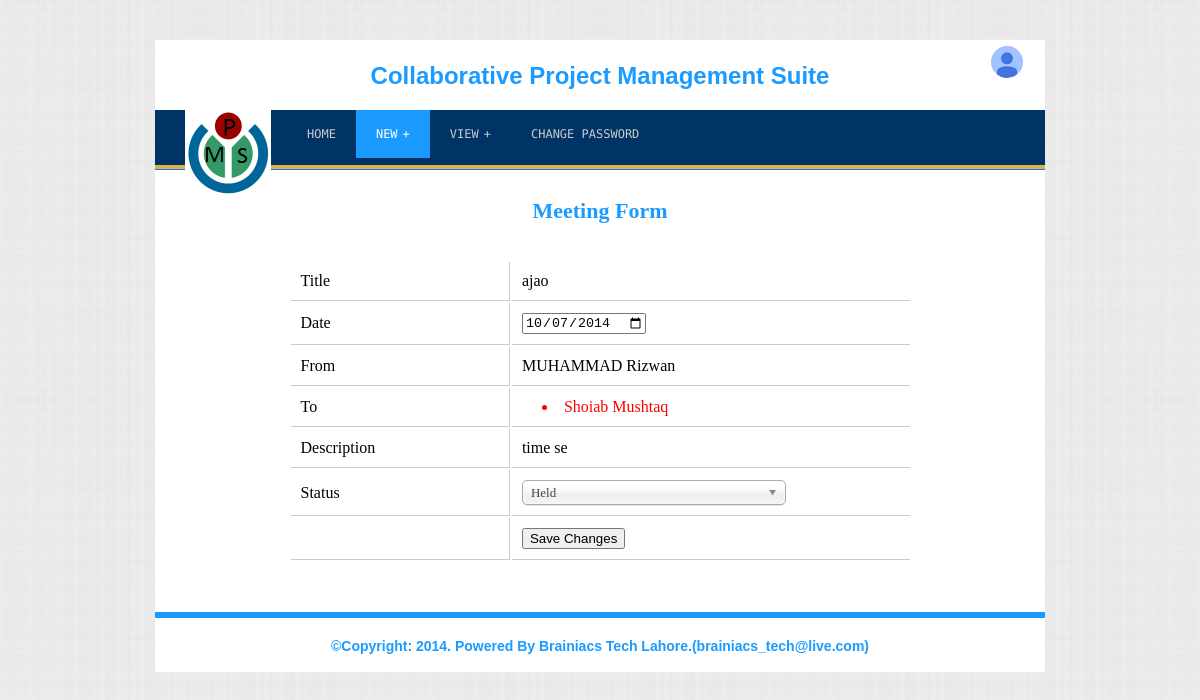
The page /pm/update_meeting.php?meetingid=87 (signed in) on the database its author committed.
### tables this page shows
CREATE TABLE IF NOT EXISTS `meetings` (
  `id` int(11) NOT NULL AUTO_INCREMENT,
  `callerid` int(11) NOT NULL,
  `title` varchar(200) NOT NULL,
  `meetingdate` datetime NOT NULL,
  `description` text NOT NULL,
  `status` tinyint(4) NOT NULL,
  `created` datetime NOT NULL,
  `recevier` varchar(1000) NOT NULL,
  PRIMARY KEY (`id`)
);

CREATE TABLE IF NOT EXISTS `users` (
  `id` int(11) NOT NULL AUTO_INCREMENT,
  `fname` varchar(100) NOT NULL,
  `lname` varchar(100) NOT NULL,
  `gender` tinyint(4) NOT NULL,
  `nic` varchar(20) NOT NULL,
  `email` varchar(100) DEFAULT NULL,
  `phone` varchar(50) DEFAULT NULL,
  `qualification` varchar(50) NOT NULL,
  `joiningdate` datetime NOT NULL,
  `username` varchar(50) NOT NULL,
  `password` varchar(100) NOT NULL,
  `usertype_id` tinyint(4) NOT NULL,
  `pmid` int(11) DEFAULT NULL,
  `address` varchar(500) DEFAULT NULL,
  `status` tinyint(4) NOT NULL,
  `created` datetime NOT NULL,
  PRIMARY KEY (`id`)
);

### pm/functions.php (called while the page is built, shortened)
<?php
function get_user_name($user_id) {
	$query = mysql_query("SELECT fname,lname FROM users WHERE id='$user_id'");
	$count = @mysql_num_rows($query);
	if ($count > 0) {
		$row = mysql_fetch_array($query);
		return $row;
	} else echo 'no';
}
    ?>

### pm/update_meeting.php (the view, shortened to what this page needs)
<!DOCTYPE html PUBLIC "-//W3C//DTD XHTML 1.0 Transitional//EN" "http://www.w3.org/TR/xhtml1/DTD/xhtml1-transitional.dtd">
<html xmlns="http://www.w3.org/1999/xhtml">
<head>
<link rel="stylesheet" type="text/css" href="../include/css/global.css" />
<link rel="stylesheet" type="text/css" href="../include/css/chosen.min.css" />
</head>
<body>
<div id="wraper">
     <?php include("header.php"); include 'functions.php';
	 if (isset($_GET['meetingid'])) {
		 $query = mysql_query("SELECT * FROM meetings WHERE id=".$_GET['meetingid']);
		 $count = @mysql_num_rows($query);
		 if ($count > 0) {
			while ($row = mysql_fetch_array($query)) {
				$caller_id		= $row['callerid'];
				$title			= $row['title'];
				$meeting_date	= $row['meetingdate'];
				$description	= $row['description'];
				$receiver		= $row['recevier'];
			}
		 }
	 }
?>
     <div id="body">
		<span id="form_heading">Meeting Form</span><br /><br />
			<form action="" method="post" id="newmeeting">
<?php $user = get_user_name($caller_id);?>
<table style="margin:0 auto" width="70%">
  <tr>
    <td>Title</td>
    <td style="border-right:none"><?php echo $title ?></td>
  </tr>
  <tr>
    <td>Date</td>
    <td style="border-right:none"><input type="date" name="meeting_date" value="<?php echo (($meeting_date && isset($meeting_date) )?explode(' ',$meeting_date)[0]:""); ?>" /></td>
  </tr>
  <tr>
    <td>From</td>
    <td style="border-right:none"><?php echo  $user['fname']. ' ' . $user['lname'] ?></td>
  </tr>
  <tr>
    <td>To</td>
    <td style="border-right:none"><?php $receiver = explode('-',$receiver);
			 for ($i = 0; $i < count($receiver); $i++) { $user = get_user_name($receiver[$i]);
				echo  '<li>' . $user['fname'] . ' ' . $user['lname'] . '</li>' ;
			 }
		  ?></td>
  </tr>
  <tr>
    <td>Description</td>
    <td style="border-right:none"><?php echo $description ?></td>
  </tr>
  <tr>
    <td>Status</td>
    <td style="border-right:none">
    </td>
  </tr>
  <tr>
    <td>&nbsp;</td>
    <td style="border-right:none"><input type="submit" name="submit" value="Save Changes"</td>
  </tr>
</table>
			</form>
     </div>
     <?php include("footer.php"); ?>
</div>
</body>
</html>

### include/css/global.css (style rules this page uses)
body { background:url("../images/bg.png");background-attachment:fixed;margin:0;padding:0; }
#wraper { width: 890px;height: auto;margin: 0 auto;background-color:#FFF;margin-top:40px; }
span#form_heading { display:block;width:100%;text-align:center;font-size:22px; color:#1b9bff;font-weight:bold; }
td { padding:10px;border-bottom: 1px solid #cbcbcb; border-right: 1px solid #cbcbcb; }
li { color:red; margin:0;padding-left:20px; }

### rows shown on the page
meetings: title "ajao", meeting_date "10/07/2014", description "time se"
users: fname "MUHAMMAD", lname "Rizwan"
users: fname "Shoiab", lname "Mushtaq"
